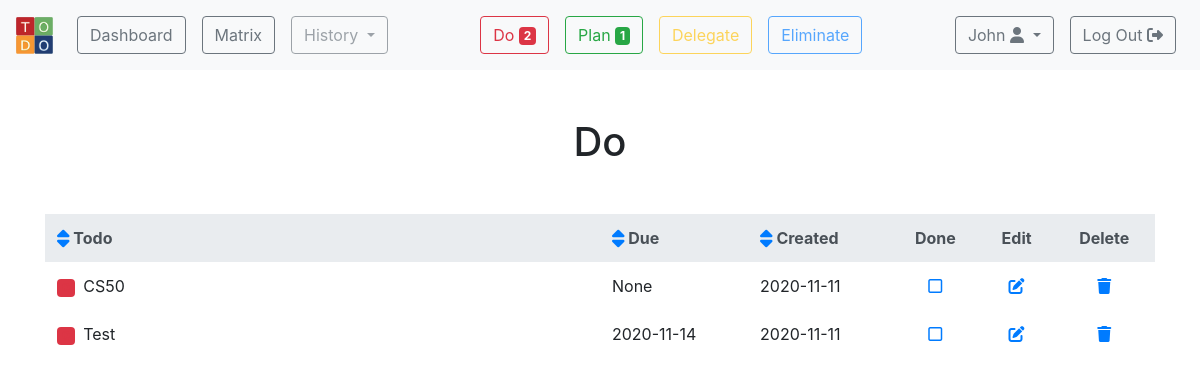
The app's page /sort/do/due_asc (signed in) with its own data.
### db.py (models this page shows, shortened)
class Todo(db.Model):
    id = db.Column(db.Integer, primary_key=True)
    content = db.Column(db.String(120), nullable=False)
    important = db.Column(db.Boolean, nullable=False)
    urgent = db.Column(db.Boolean, nullable=False)
    overdue = db.Column(db.Boolean, default=False)
    done = db.Column(db.Boolean, default=False)
    deleted = db.Column(db.Boolean, default=False)
    due = db.Column(db.Date)
    archived = db.Column(db.DateTime)
    created = db.Column(db.DateTime, nullable=False, default=datetime.utcnow)
    user_id = db.Column(db.Integer, db.ForeignKey('user.id'), nullable=False)

### app.py (the view)
@app.route("/sort/<string:filter>/<string:sort>")
@login_required
def sort(filter, sort):
    user_id = session["user_id"]
    key = define_key(sort)
    if filter == "index":
        todos = Todo.query.filter(
                Todo.user_id == user_id,
                Todo.archived == None
            ).order_by(key).all()
        return render_template("index.html", todos=todos, sort=sort)
    elif filter == "history":
        todos = Todo.query.filter(
            Todo.user_id == user_id,
            Todo.archived != None
        ).order_by(key).all()
        return render_template("history.html", todos=todos, sort=sort)
    else:
        if filter == "do":
            important = True
            urgent = True
        elif filter == "plan":
            important = True
            urgent = False
        elif filter == "delegate":
            important = False
            urgent = True
        elif filter == "eliminate":
            important = False
            urgent = False
        todos = Todo.query.filter(
                Todo.user_id == user_id,
                Todo.archived == None,
                Todo.important == important,
                Todo.urgent == urgent
            ).order_by(key).all()
        return render_template("filter.html", todos=todos, sort=sort, filter=filter)

### helpers.py (called while the page is built)
def dates():
    user_id = session["user_id"]
    todos = Todo.query.filter(Todo.user_id == user_id, Todo.due != None).all()
    for todo in todos:
        if (todo.due - date.today()) <= timedelta(days=1):
            todo.urgent = True
        if (todo.due - date.today()) < timedelta(days=0):
            todo.important = True
            todo.overdue = True
        else:
            todo.overdue = False
    db.session.commit()

def login_required(f):
    @wraps(f)
    def decorated_function(*args, **kwargs):
        if "user_id" not in session:
            return redirect("/login")
        dates()
        count()
        return f(*args, **kwargs)
    return decorated_function

def define_key(sort):
    if sort == "content_asc":
        key = Todo.content
    elif sort == "content_desc":
        key = Todo.content.desc()
    elif sort == "created_asc":
        key = Todo.created
    elif sort == "created_desc":
        key = Todo.created.desc()
    elif sort == "due_asc":
        key = Todo.due
    elif sort == "due_desc":
        key = Todo.due.desc()
    elif sort == "archived_asc":
        key = Todo.archived
    elif sort == "archived_desc":
        key = Todo.archived.desc()
    return key

### templates/filter.html (shortened to what this page needs)
{% extends "layout.html" %}
{% block main %}
    <h1 class="text-center mb-5">{{ filter.title() }}</h1>
    {% if not todos %}
        <h4 class="text-center mb-5">Your "{{ filter.title() }}" list is empty.</h4>
        <img src="{{ url_for("static", filename="empty.jpg") }}" class="img-fluid rounded mx-auto d-block mb-3" alt="Relax">
        <p class="text-center">
            <span>
                Photo by
                <a href="https://unsplash.com/@laurensauderstudio?utm_source=unsplash&amp;utm_medium=referral&amp;utm_content=creditCopyText" target="_blank">Lauren Sauder</a> on
                <a href="https://unsplash.com/s/photos/todo?utm_source=unsplash&amp;utm_medium=referral&amp;utm_content=creditCopyText" target="_blank">Unsplash</a>
            </span>
        </p>
    {% else %}
        <table class="table table-hover table-borderless">
            <thead class="thead-light">
                <tr>
                    <th scope="col" style="width:50%">
                        {% if sort == "content_asc" %}
                            <a href="/sort/{{ filter }}/{{ "content_desc" }}"><i class="fas fa-sort fa-lg"></i></a>
                        {% else %}
                            <a href="/sort/{{ filter }}/{{ "content_asc" }}"><i class="fas fa-sort fa-lg"></i></a>
                        {% endif %}
                        Todo
                    </th>
                    <th scope="col">
                        {% if sort == "due_asc" %}
                            <a href="/sort/{{ filter }}/{{ "due_desc" }}"><i class="fas fa-sort fa-lg"></i></a>
                        {% else %}
                            <a href="/sort/{{ filter }}/{{ "due_asc" }}"><i class="fas fa-sort fa-lg"></i></a>
                        {% endif %}
                        Due
                    </th>
                    <th scope="col">
                        {% if sort == "created_asc" %}
                            <a href="/sort/{{ filter }}/{{ "created_desc" }}"><i class="fas fa-sort fa-lg"></i></a>
                        {% else %}
                            <a href="/sort/{{ filter }}/{{ "created_asc" }}"><i class="fas fa-sort fa-lg"></i></a>
                        {% endif %}
                        Created
                    </th>
                    <th scope="col" class="text-center">Done</th>
                    <th scope="col" class="text-center">Edit</th>
                    <th scope="col" class="text-center">Delete</th>
                </tr>
            </thead>
            <tbody>
                {% for todo in todos %}
                    <tr>
                        <td scope="row">
                            {% if todo.important %}
                                {% if todo.urgent %}
                                    <span class="badge badge-danger mr-1 text-danger">0</span>
                                {% else %}
                                    <span class="badge badge-success mr-1 text-success">0</span>
                                {% endif %}
                            {% else %}
                                {% if todo.urgent %}
                                    <span class="badge badge-warning mr-1 text-warning">0</span>
                                {% else %}
                                    <span class="badge badge-primary mr-1 text-primary">0</span>
                                {% endif %}
                            {% endif %}
                            {{ todo.content }}
                        </td>
                        <td>
                            {% if todo.overdue %}
                                <span class="text-danger font-weight-bold border border-danger rounded p-1">{{ todo.due }}</span>
                            {% else %}
                                {{ todo.due }}
                            {% endif %}
                        </td>
                        <td>{{ todo.created.date() }}</td>
                        <td class="text-center">
                            <a href="/done/{{ todo.id }}"><i class="far fa-square"></i></a>
                        </td>
                        <td class="text-center">
                            <a href="/update/{{ todo.id }}"><i class="fas fa-edit"></i></a>
                        </td>
                        <td class="text-center">
                            <a href="/delete/{{ todo.id }}"><i class="fas fa-trash"></i></a>
                        </td>
                    </tr>
                {% endfor %}
            </tbody>
        </table>
    {% endif %}
{% endblock %}

### records on screen
Todo: content "CS50", due "None", created "2020-11-11"
Todo: content "Test", due "2020-11-14", created "2020-11-11"

### other values on screen
{{ session.do }} "2"
{{ session.plan }} "1"
{{ session["username"] }} "John"
{{ filter.title() }} "Do"
